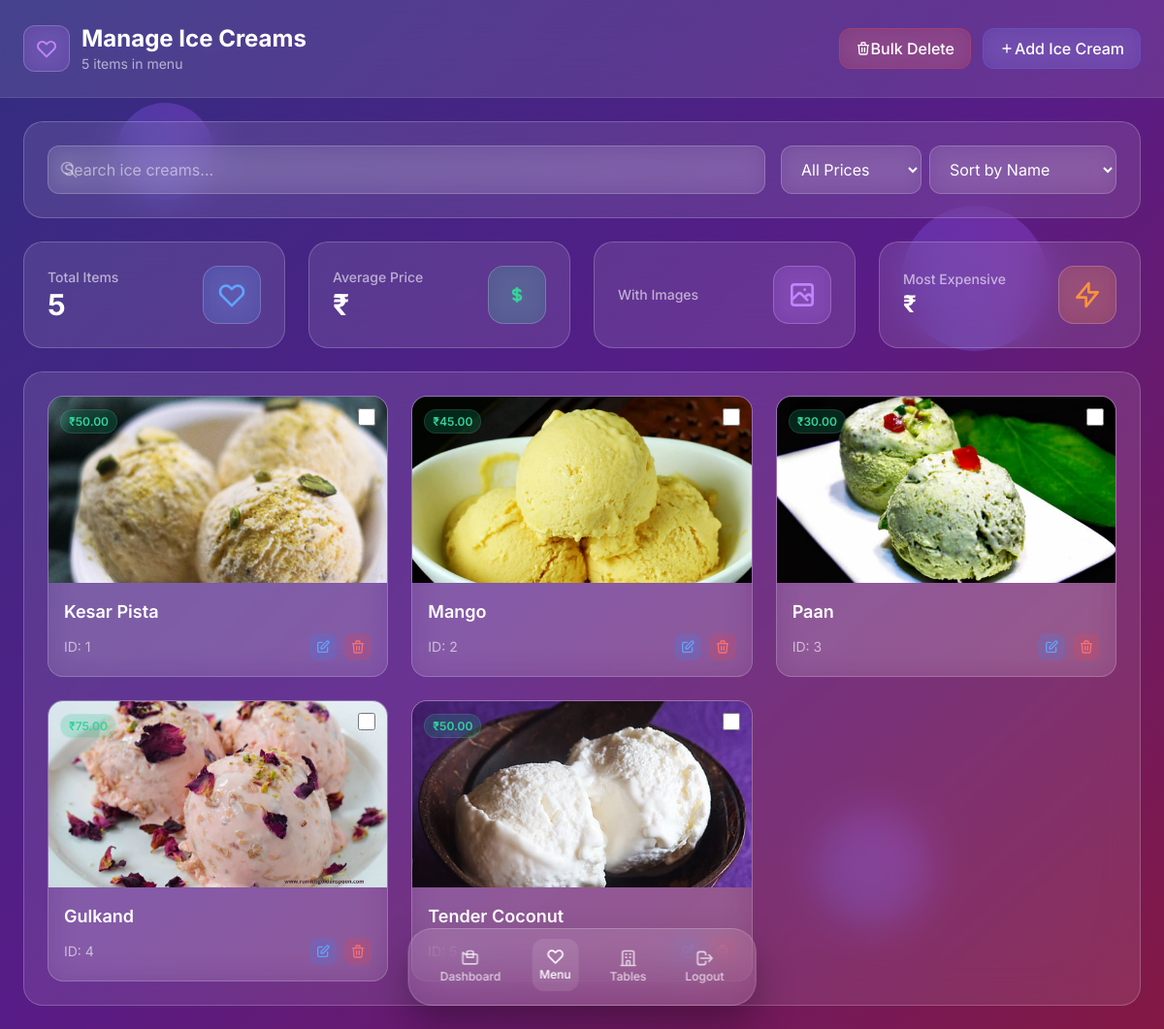
Screenshot of /panel/ice-creams/ (signed in) with the database file from the repository.
### qr_ordering/models.py (models this page shows, shortened)
class IceCream(models.Model):
    name = models.CharField(max_length=100)
    price = models.DecimalField(max_digits=5, decimal_places=2)
    image = models.ImageField(upload_to='ice_cream_images/')

### qr_ordering/views.py (the view)
# urls.py: path('panel/ice-creams/', views.manage_ice_creams, name='manage_ice_creams'),
@login_required
def manage_ice_creams(request):
    ice_creams = IceCream.objects.all()
    return render(request, 'manage_ice_creams.html', {'ice_creams': ice_creams})

### qr_ordering/templates/manage_ice_creams.html (shortened to what this page needs)
{% extends 'admin_base.html' %}
{% block content %}
<div class="min-h-screen bg-gradient-to-br from-indigo-900 via-purple-900 to-pink-900 relative overflow-hidden">
    <div class="absolute inset-0 overflow-hidden">
        <div class="floating-orb orb-1"></div>
        <div class="floating-orb orb-2"></div>
        <div class="floating-orb orb-4"></div>
    </div>
    <div class="relative z-10 min-h-screen">
        <div class="glass-header p-6">
            <div class="max-w-7xl mx-auto">
                <div class="flex items-center justify-between">
                    <div class="flex items-center space-x-4">
                        <div class="flex items-center space-x-3">
                            <div class="glass-icon-small bg-purple-500/20">
                                <svg class="w-6 h-6 text-purple-400" fill="none" stroke="currentColor" viewBox="0 0 24 24">
                                    <path stroke-linecap="round" stroke-linejoin="round" stroke-width="2" d="M4.318 6.318a4.5 4.5 0 000 6.364L12 20.364l7.682-7.682a4.5 4.5 0 00-6.364-6.364L12 7.636l-1.318-1.318a4.5 4.5 0 00-6.364 0z"></path>
                                </svg>
                            </div>
                            <div>
                                <h1 class="text-2xl font-bold text-white">Manage Ice Creams</h1>
                                <p class="text-white/60 text-sm">{{ ice_creams.count }} items in menu</p>
                            </div>
                        </div>
                    </div>
                    <div class="flex items-center space-x-3">
                        <button onclick="bulkDelete()" class="glass-button-danger">
                            <svg class="w-4 h-4" fill="none" stroke="currentColor" viewBox="0 0 24 24">
                                <path stroke-linecap="round" stroke-linejoin="round" stroke-width="2" d="M19 7l-.867 12.142A2 2 0 0116.138 21H7.862a2 2 0 01-1.995-1.858L5 7m5 4v6m4-6v6m1-10V4a1 1 0 00-1-1h-4a1 1 0 00-1 1v3M4 7h16"></path>
                            </svg>
                            <span>Bulk Delete</span>
                        </button>
                        <a href="{% url 'add_ice_cream' %}" class="glass-button-primary">
                            <svg class="w-4 h-4" fill="none" stroke="currentColor" viewBox="0 0 24 24">
                                <path stroke-linecap="round" stroke-linejoin="round" stroke-width="2" d="M12 6v6m0 0v6m0-6h6m-6 0H6"></path>
                            </svg>
                            <span>Add Ice Cream</span>
                        </a>
                    </div>
                </div>
            </div>
        </div>
        <div class="max-w-7xl mx-auto px-6 py-6">
            <div class="glass-card mb-6">
                <div class="flex flex-col md:flex-row gap-4">
                    <div class="flex-1">
                        <div class="relative">
                            <div class="absolute inset-y-0 left-0 pl-3 flex items-center pointer-events-none">
                                <svg class="w-5 h-5 text-white/40" fill="none" stroke="currentColor" viewBox="0 0 24 24">
                                    <path stroke-linecap="round" stroke-linejoin="round" stroke-width="2" d="M21 21l-6-6m2-5a7 7 0 11-14 0 7 7 0 0114 0z"></path>
                                </svg>
                            </div>
                            <input type="text" id="searchInput" placeholder="Search ice creams..."
                                   class="glass-input pl-10 w-full">
                        </div>
                    </div>
                    <div class="flex gap-2">
                        <select id="priceFilter" class="glass-select">
                            <option value="">All Prices</option>
                        </select>
                        <select id="sortBy" class="glass-select">
                            <option value="name">Sort by Name</option>
                        </select>
                    </div>
                </div>
            </div>
            <div class="grid grid-cols-1 md:grid-cols-4 gap-6 mb-6">
                <div class="glass-card stats-card">
                    <div class="flex items-center justify-between">
                        <div>
                            <p class="text-white/60 text-sm font-medium">Total Items</p>
                            <p class="text-3xl font-bold text-white">{{ ice_creams.count }}</p>
                        </div>
                        <div class="glass-icon bg-blue-500/20">
                            <svg class="w-8 h-8 text-blue-400" fill="none" stroke="currentColor" viewBox="0 0 24 24">
                                <path stroke-linecap="round" stroke-linejoin="round" stroke-width="2" d="M4.318 6.318a4.5 4.5 0 000 6.364L12 20.364l7.682-7.682a4.5 4.5 0 00-6.364-6.364L12 7.636l-1.318-1.318a4.5 4.5 0 00-6.364 0z"></path>
                            </svg>
                        </div>
                    </div>
                </div>
                <div class="glass-card stats-card">
                    <div class="flex items-center justify-between">
                        <div>
                            <p class="text-white/60 text-sm font-medium">Average Price</p>
                            <p class="text-3xl font-bold text-white">₹{{ avg_price|floatformat:0 }}</p>
                        </div>
                        <div class="glass-icon bg-emerald-500/20">
                            <svg class="w-8 h-8 text-emerald-400" fill="none" stroke="currentColor" viewBox="0 0 24 24">
                                <path stroke-linecap="round" stroke-linejoin="round" stroke-width="2" d="M12 8c-1.657 0-3 .895-3 2s1.343 2 3 2 3 .895 3 2-1.343 2-3 2m0-8c1.11 0 2.08.402 2.599 1M12 8V7m0 1v8m0 0v1m0-1c-1.11 0-2.08-.402-2.599-1"></path>
                            </svg>
                        </div>
                    </div>
                </div>
                <div class="glass-card stats-card">
                    <div class="flex items-center justify-between">
                        <div>
                            <p class="text-white/60 text-sm font-medium">With Images</p>
                        </div>
                        <div class="glass-icon bg-purple-500/20">
                        </div>
                    </div>
                </div>
                <div class="glass-card stats-card">
                    <div class="flex items-center justify-between">
                        <div>
                            <p class="text-white/60 text-sm font-medium">Most Expensive</p>
                            <p class="text-2xl font-bold text-white">₹{{ max_price|floatformat:0 }}</p>
                        </div>
                        <div class="glass-icon bg-orange-500/20">
                            <svg class="w-8 h-8 text-orange-400" fill="none" stroke="currentColor" viewBox="0 0 24 24">
                                <path stroke-linecap="round" stroke-linejoin="round" stroke-width="2" d="M13 10V3L4 14h7v7l9-11h-7z"></path>
                            </svg>
                        </div>
                    </div>
                </div>
            </div>
            <div class="glass-card">
                <div class="grid grid-cols-1 md:grid-cols-2 lg:grid-cols-3 gap-6" id="iceCreamGrid">
                    {% for ice_cream in ice_creams %}
                    <div class="glass-ice-cream-card" data-name="{{ ice_cream.name|lower }}" data-price="{{ ice_cream.price }}">
                        <div class="relative">
                            {% if ice_cream.image %}
                                <img src="{{ ice_cream.image.url }}" alt="{{ ice_cream.name }}"
                                     class="w-full h-48 object-cover rounded-t-xl">
                            {% endif %}
                            <div class="absolute top-3 right-3">
                                <input type="checkbox" class="bulk-select glass-checkbox" value="{{ ice_cream.id }}">
                            </div>
                            <div class="absolute top-3 left-3">
                                <span class="glass-badge bg-emerald-500/20 text-emerald-400">₹{{ ice_cream.price }}</span>
                            </div>
                        </div>
                        <div class="p-4">
                            <h3 class="text-lg font-semibold text-white mb-2">{{ ice_cream.name }}</h3>
                            <div class="flex items-center justify-between">
                                <div class="flex items-center space-x-2">
                                    <span class="text-white/60 text-sm">ID: {{ ice_cream.id }}</span>
                                </div>
                                <div class="flex items-center space-x-2">
                                    <a href="{% url 'edit_ice_cream' ice_cream.id %}"
                                       class="glass-button-small bg-blue-500/20 text-blue-400 hover:bg-blue-500/30">
                                        <svg class="w-4 h-4" fill="none" stroke="currentColor" viewBox="0 0 24 24">
                                            <path stroke-linecap="round" stroke-linejoin="round" stroke-width="2" d="M11 5H6a2 2 0 00-2 2v11a2 2 0 002 2h11a2 2 0 002-2v-5m-1.414-9.414a2 2 0 112.828 2.828L11.828 15H9v-2.828l8.586-8.586z"></path>
                                        </svg>
                                    </a>
                                    <button onclick="deleteIceCream({{ ice_cream.id }}, '{{ ice_cream.name }}')"
                                            class="glass-button-small bg-red-500/20 text-red-400 hover:bg-red-500/30">
                                        <svg class="w-4 h-4" fill="none" stroke="currentColor" viewBox="0 0 24 24">
                                            <path stroke-linecap="round" stroke-linejoin="round" stroke-width="2" d="M19 7l-.867 12.142A2 2 0 0116.138 21H7.862a2 2 0 01-1.995-1.858L5 7m5 4v6m4-6v6m1-10V4a1 1 0 00-1-1h-4a1 1 0 00-1 1v3M4 7h16"></path>
                                        </svg>
                                    </button>
                                </div>
                            </div>
                        </div>
                    </div>
                    {% endfor %}
                </div>
            </div>
        </div>
    </div>
    <div class="fixed bottom-6 left-1/2 transform -translate-x-1/2 z-50">
        <div class="glass-navbar">
            <div class="flex items-center space-x-6 px-6 py-3">
                <button onclick="window.location.href='/panel/dashboard/'" class="nav-item">
                    <span>Dashboard</span>
                </button>
                <button onclick="window.location.href='/panel/ice-creams/'" class="nav-item active">
                    <svg class="w-5 h-5" fill="none" stroke="currentColor" viewBox="0 0 24 24">
                        <path stroke-linecap="round" stroke-linejoin="round" stroke-width="2" d="M4.318 6.318a4.5 4.5 0 000 6.364L12 20.364l7.682-7.682a4.5 4.5 0 00-6.364-6.364L12 7.636l-1.318-1.318a4.5 4.5 0 00-6.364 0z"></path>
                    </svg>
                    <span>Menu</span>
                </button>
                <button onclick="window.location.href='/panel/tables/'" class="nav-item">
                    <svg class="w-5 h-5" fill="none" stroke="currentColor" viewBox="0 0 24 24">
                        <path stroke-linecap="round" stroke-linejoin="round" stroke-width="2" d="M19 21V5a2 2 0 00-2-2H7a2 2 0 00-2 2v16m14 0h2m-2 0h-5m-9 0H3m2 0h5M9 7h1m-1 4h1m4-4h1m-1 4h1m-5 10v-5a1 1 0 011-1h2a1 1 0 011 1v5m-4 0h4"></path>
                    </svg>
                    <span>Tables</span>
                </button>
                <button onclick="window.location.href='/panel/logout/'" class="nav-item">
                    <svg class="w-5 h-5" fill="none" stroke="currentColor" viewBox="0 0 24 24">
                        <path stroke-linecap="round" stroke-linejoin="round" stroke-width="2" d="M17 16l4-4m0 0l-4-4m4 4H7m6 4v1a3 3 0 01-3 3H6a3 3 0 01-3-3V7a3 3 0 013-3h4a3 3 0 013 3v1"></path>
                    </svg>
                    <span>Logout</span>
                </button>
            </div>
        </div>
    </div>
{% endblock %}

### qr_ordering/templates/manage_ice_creams.html (style rules this page uses)
.glass-header { background: rgba(255, 255, 255, 0.1); backdrop-filter: blur(20px); border-bottom: 1px solid rgba(255, 255, 255, 0.1); }
.glass-card { background: rgba(255, 255, 255, 0.1); backdrop-filter: blur(20px); border: 1px solid rgba(255, 255, 255, 0.2); border-radius: 20px; padding: 24px; transition: all 0.3s ease; }
.glass-ice-cream-card { background: rgba(255, 255, 255, 0.1); backdrop-filter: blur(15px); border: 1px solid rgba(255, 255, 255, 0.2); border-radius: 16px; overflow: hidden; transition: all 0.3s ease; }
.glass-input { background: rgba(255, 255, 255, 0.1); backdrop-filter: blur(10px); border: 1px solid rgba(255, 255, 255, 0.2); color: white; padding: 12px 16px; border-radius: 12px; transition: all 0.3s ease; }
.glass-input::placeholder { color: rgba(255, 255, 255, 0.5); }
.glass-select { background: rgba(255, 255, 255, 0.1); backdrop-filter: blur(10px); border: 1px solid rgba(255, 255, 255, 0.2); color: white; padding: 12px 16px; border-radius: 12px; transition: all 0.3s ease; }
.glass-button-primary { background: rgba(99, 102, 241, 0.2); backdrop-filter: blur(10px); border: 1px solid rgba(99, 102, 241, 0.3); color: white; padding: 8px 16px; border-radius: 12px; display: flex; align-items: center; space-x: 2; transition: all 0.3s ease; font-weight: 500; }
.glass-button-danger { background: rgba(239, 68, 68, 0.2); backdrop-filter: blur(10px); border: 1px solid rgba(239, 68, 68, 0.3); color: white; padding: 8px 16px; border-radius: 12px; display: flex; align-items: center; space-x: 2; transition: all 0.3s ease; font-weight: 500; }
.glass-button-small { padding: 6px; border-radius: 8px; transition: all 0.3s ease; }
.glass-badge { padding: 4px 8px; border-radius: 12px; font-size: 12px; font-weight: 600; backdrop-filter: blur(10px); border: 1px solid rgba(255, 255, 255, 0.1); }
.glass-checkbox { background: rgba(255, 255, 255, 0.1); backdrop-filter: blur(10px); border: 1px solid rgba(255, 255, 255, 0.2); border-radius: 4px; width: 18px; height: 18px; }
.glass-navbar { background: rgba(255, 255, 255, 0.1); backdrop-filter: blur(20px); border: 1px solid rgba(255, 255, 255, 0.2); border-radius: 25px; box-shadow: 0 20px 40px rgba(0, 0, 0, 0.3); }
.nav-item { display: flex; flex-direction: column; align-items: center; space-y: 1; color: rgba(255, 255, 255, 0.7); transition: all 0.3s ease; padding: 8px; border-radius: 12px; font-size: 12px; font-weight: 500; }
.nav-item:hover, .nav-item.active { color: white; background: rgba(255, 255, 255, 0.1); transform: translateY(-2px); }
.glass-icon { width: 60px; height: 60px; border-radius: 16px; display: flex; align-items: center; justify-content: center; backdrop-filter: blur(10px); border: 1px solid rgba(255, 255, 255, 0.2); }
.glass-icon-small { width: 48px; height: 48px; border-radius: 12px; display: flex; align-items: center; justify-content: center; backdrop-filter: blur(10px); border: 1px solid rgba(255, 255, 255, 0.2); }
.stats-card { position: relative; overflow: hidden; }
.stats-card::before { content: ''; position: absolute; top: 0; left: -100%; width: 100%; height: 100%; background: linear-gradient(90deg, transparent, rgba(255, 255, 255, 0.1), transparent); transition: left 0.5s; }
.floating-orb { position: absolute; border-radius: 50%; background: linear-gradient(45deg, rgba(99, 102, 241, 0.3), rgba(168, 85, 247, 0.3)); animation: float 6s ease-in-out infinite; }
.orb-1 { width: 100px; height: 100px; top: 10%; left: 10%; animation-delay: 0s; }
.orb-2 { width: 150px; height: 150px; top: 20%; right: 10%; animation-delay: 1s; }
.orb-4 { width: 120px; height: 120px; bottom: 10%; right: 20%; animation-delay: 3s; }

### rows the page displays
IceCream: image (picture), price "50.00", name "Kesar Pista", id "1"
IceCream: image (picture), price "45.00", name "Mango", id "2"
IceCream: image (picture), price "30.00", name "Paan", id "3"
IceCream: image (picture), price "75.00", name "Gulkand", id "4"
IceCream: image (picture), price "50.00", name "Tender Coconut"

### other values shown
{{ ice_creams.count }} "5"
